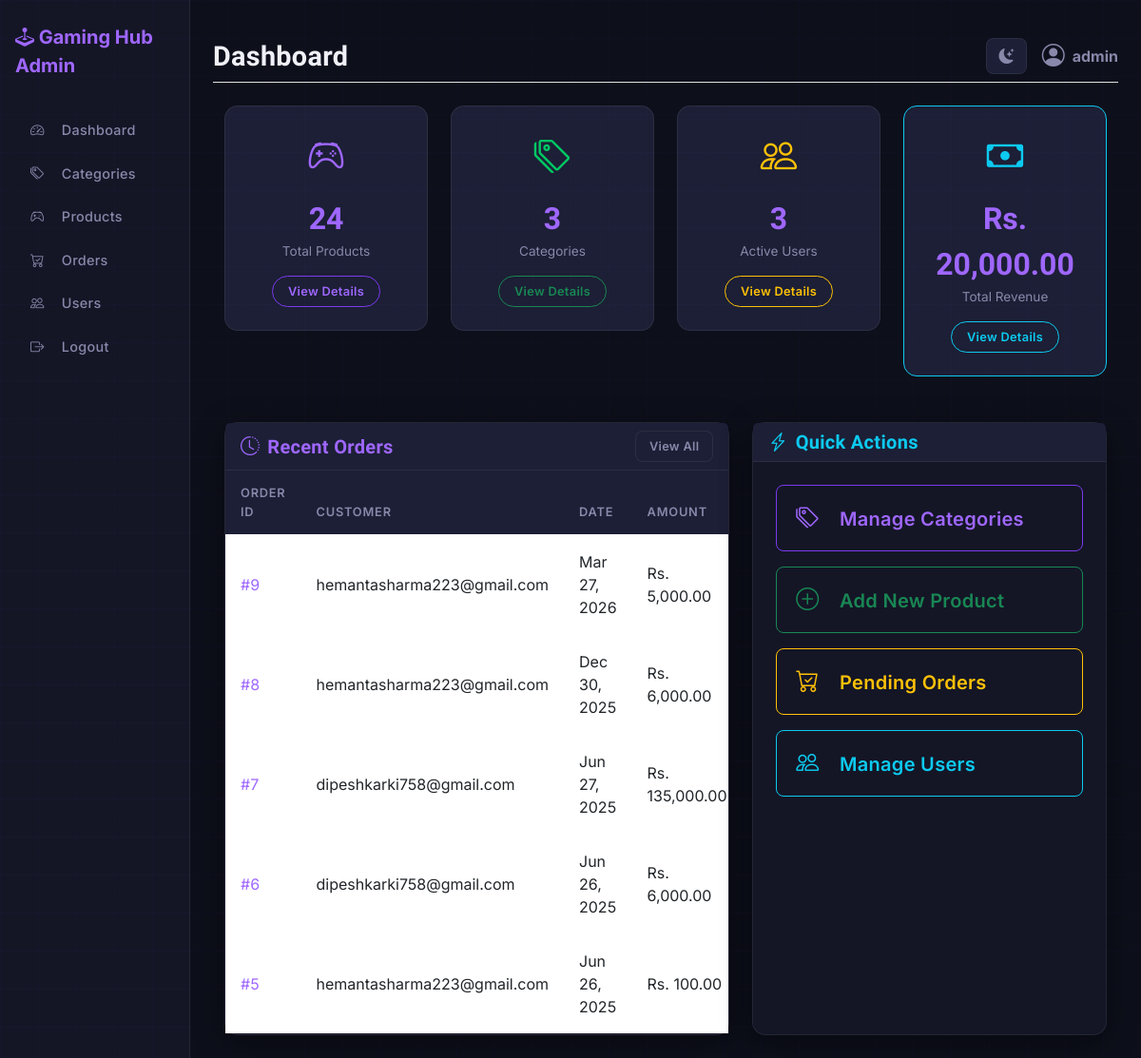
The page /admin/dashboard.php (signed in) on the database as committed earlier.
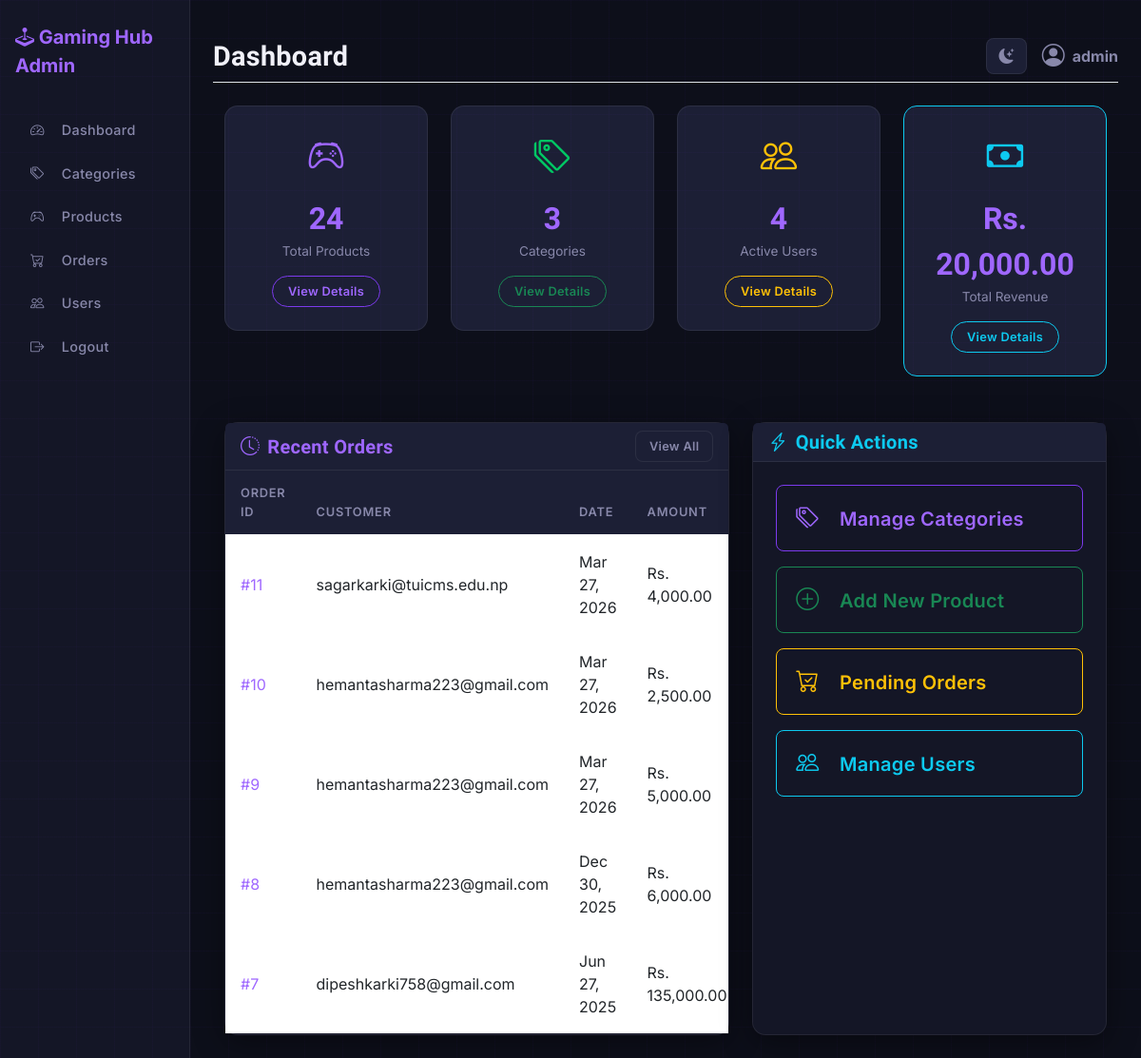
The same page on the database as committed later.
### tables this page shows
CREATE TABLE `orders` (
  `order_id` int(11) NOT NULL,
  `user_id` int(11) NOT NULL,
  `order_date` timestamp NOT NULL DEFAULT current_timestamp(),
  `shipping_address` text NOT NULL,
  `contact_number` varchar(20) NOT NULL,
  `payment_method` varchar(50) DEFAULT 'Cash on Delivery',
  `total_amount` decimal(10,2) NOT NULL,
  `status` enum('pending','processing','shipped','delivered','cancelled') DEFAULT 'pending',
  `admin_response` text DEFAULT NULL,
  `response_date` timestamp NULL DEFAULT NULL
);

CREATE TABLE `users` (
  `user_id` int(11) NOT NULL,
  `email` varchar(100) NOT NULL,
  `password` varchar(255) NOT NULL,
  `full_name` varchar(100) DEFAULT NULL,
  `phone` varchar(20) DEFAULT NULL,
  `address` text DEFAULT NULL,
  `is_active` tinyint(1) DEFAULT 1,
  `created_at` timestamp NOT NULL DEFAULT current_timestamp(),
  `updated_at` timestamp NOT NULL DEFAULT current_timestamp() ON UPDATE current_timestamp()
);

### config/database.php (called while the page is built)
<?php
$host = 'localhost';
$dbname = 'gaming_hub';
$username = 'root';
$password = '';
try {
    $pdo = new PDO("mysql:host=$host;dbname=$dbname;charset=utf8", $username, $password);
    $pdo->setAttribute(PDO::ATTR_ERRMODE, PDO::ERRMODE_EXCEPTION);
} catch (PDOException $e) {
    die("Database connection failed: " . $e->getMessage());
}
function executeQuery($sql, $params = []) {
    global $pdo;
    $stmt = $pdo->prepare($sql);
    $stmt->execute($params);
    return $stmt;
}
?>

### admin/dashboard.php (the view, shortened to what the changed rows need)
<?php
require_once '../config/database.php';
$stats = [];
$queries = [
    'total_products' => "SELECT COUNT(*) FROM products",
    'total_categories' => "SELECT COUNT(*) FROM main_categories",
    'total_subcategories' => "SELECT COUNT(*) FROM subcategories",
    'total_users' => "SELECT COUNT(*) FROM users WHERE is_active = TRUE",
    'total_orders' => "SELECT COUNT(*) FROM orders",
    'pending_orders' => "SELECT COUNT(*) FROM orders WHERE status = 'pending'",
    'today_orders' => "SELECT COUNT(*) FROM orders WHERE DATE(order_date) = CURDATE()",
    'revenue' => "SELECT COALESCE(SUM(total_amount), 0) FROM orders WHERE status = 'delivered'"
];
foreach ($queries as $key => $sql) {
    $stmt = executeQuery($sql);
    $stats[$key] = $stmt->fetchColumn();
}
$recentOrdersSql = "SELECT o.order_id, o.order_date, o.total_amount, o.status, u.email
                    FROM orders o
                    JOIN users u ON o.user_id = u.user_id
                    ORDER BY o.order_date DESC LIMIT 5";
$recentOrders = executeQuery($recentOrdersSql)->fetchAll(PDO::FETCH_ASSOC);
require_once __DIR__ . '/includes/admin_header.php';
?>
<div class="container-fluid mt-4">
    <div class="row g-4 mb-5">
        <div class="col-md-3">
            <div class="stat-card">
                <div class="stat-icon text-warning"><i class="bi bi-people"></i></div>
                <div class="stat-value"><?= $stats['total_users'] ?></div>
                <div class="stat-label">Active Users</div>
                <div class="mt-3">
                    <a class="btn btn-outline-warning btn-sm rounded-pill px-3" href="users/manage.php">View Details</a>
                </div>
            </div>
        </div>
    </div>
    <div class="row g-4">
        <div class="col-md-7">
            <div class="card h-100">
                <div class="card-body p-0">
                    <div class="table-responsive">
                        <table class="table table-hover mb-0">
                            <thead>
                                <tr>
                                    <th>Order ID</th>
                                    <th>Customer</th>
                                    <th>Date</th>
                                    <th>Amount</th>
                                </tr>
                            </thead>
                            <tbody>
                                <?php foreach ($recentOrders as $order): ?>
                                <tr>
                                    <td><a href="orders/view.php?id=<?= $order['order_id'] ?>">#<?= $order['order_id'] ?></a></td>
                                    <td><?= $order['email'] ?></td>
                                    <td><?= date('M d, Y', strtotime($order['order_date'])) ?></td>
                                    <td>Rs. <?= number_format($order['total_amount'], 2) ?></td>
                                </tr>
                                <?php endforeach; ?>
                            </tbody>
                        </table>
                    </div>
                </div>
            </div>
        </div>
    </div>
</div>
<?php require_once __DIR__ . '/includes/admin_footer.php'; ?>

Rows that differ between the two databases and show on the page:
no longer on this page (row unchanged): orders: order_id "6", user.email "dipeshkarki758@gmail.com", order_date "Jun 26, 2025", total_amount "6,000.00"
no longer on this page (row unchanged): orders: order_id "5", user.email "hemantasharma223@gmail.com", order_date "Jun 26, 2025", total_amount "100.00"
added orders: order_id "11", user.email "sagarkarki@tuicms.edu.np", order_date "Mar 27, 2026", total_amount "4,000.00"
added orders: order_id "10", user.email "hemantasharma223@gmail.com", order_date "Mar 27, 2026", total_amount "2,500.00"
Other text that changed with them:
$stats['total_users']: "3" → "4"
